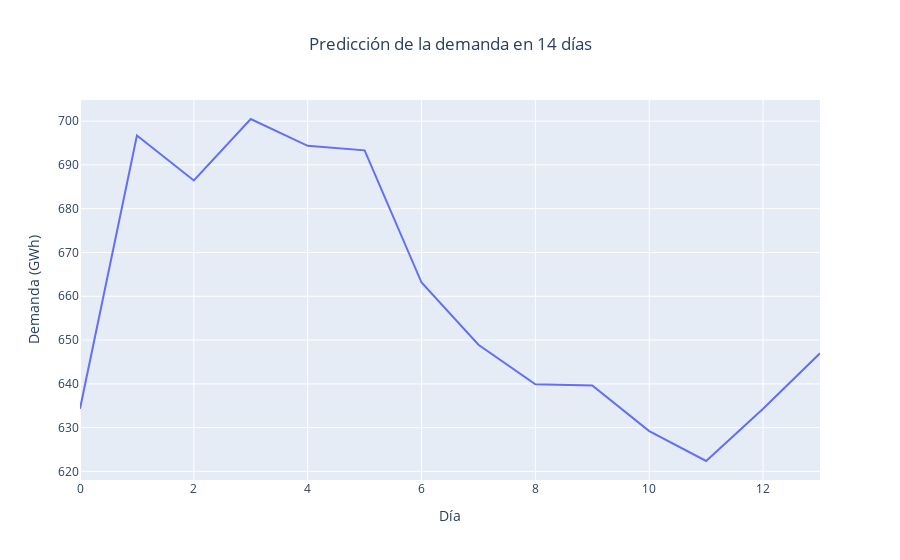

The cell this chart's notebook holds for it:
### Code cell
multi_real = y_val[-14:]#.tolist()

multi_real, predictions_real_multi = desescalado(multi_real, future_predictions_multi, scaler)

# Graficar
fig_one = px.line(
                       y=predictions_real_multi,
                       title='Predicción de la demanda en 14 días',
                       labels={'x': 'Día', 'y': 'Demanda (GWh)'}

                       )

fig_one.update_layout(
    title_x=0.5,
    legend_title_text="Variables"
)

fig_one.for_each_trace(lambda t: t.update(name="Demanda real" if t.name == "wide_variable_0" else "Predicción"))

fig_one.show()

### Figure 1 — Plotly figure (JSON) as saved in the notebook; plotly's stock layout.template omitted (floating-point values rounded to 4 significant figures)
{"data": [{"hovertemplate": "Día=%{x}<br>Demanda (GWh)=%{y}<extra></extra>", "legendgroup": "", "line": {"color": "#636efa", "dash": "solid"}, "marker": {"symbol": "circle"}, "mode": "lines", "name": "Predicción", "orientation": "v", "showlegend": false, "type": "scatter", "x": [0, 1, 2, 3, 4, 5, 6, 7, 8, 9, 10, 11, 12, 13], "xaxis": "x", "y": [634.3, 696.7, 686.5, 700.5, 694.4, 693.3, 663.1, 648.9, 639.9, 639.6, 629.2, 622.4, 634.3, 647.0], "yaxis": "y"}], "layout": {"legend": {"title": {"text": "Variables"}, "tracegroupgap": 0}, "title": {"text": "Predicción de la demanda en 14 días", "x": 0.5}, "xaxis": {"anchor": "y", "domain": [0, 1], "title": {"text": "Día"}}, "yaxis": {"anchor": "x", "domain": [0, 1], "title": {"text": "Demanda (GWh)"}}}}
